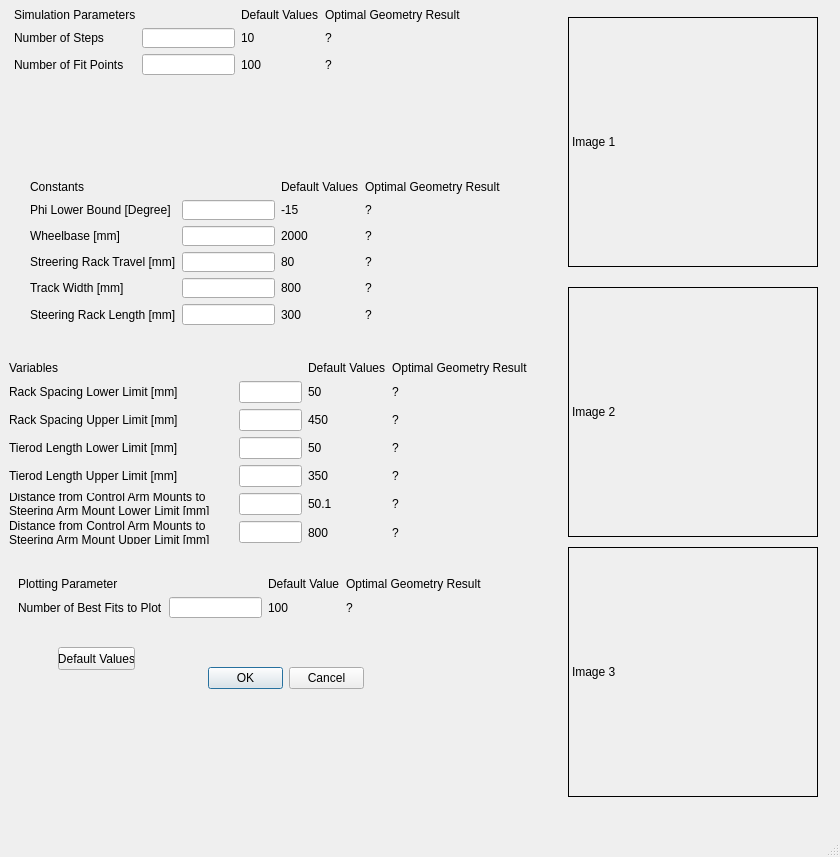
<?xml version="1.0" encoding="UTF-8"?>
<ui version="4.0">
 <class>MainWindow</class>
 <widget class="QMainWindow" name="MainWindow">
  <property name="geometry">
   <rect>
    <x>0</x>
    <y>0</y>
    <width>840</width>
    <height>857</height>
   </rect>
  </property>
  <property name="windowTitle">
   <string>MainWindow</string>
  </property>
  <widget class="QWidget" name="centralwidget">
   <widget class="QWidget" name="layoutWidget">
    <property name="geometry">
     <rect>
      <x>14</x>
      <y>8</y>
      <width>447</width>
      <height>67</height>
     </rect>
    </property>
    <layout class="QGridLayout" name="gridLayout">
     <item row="0" column="0">
      <widget class="QLabel" name="label_6">
       <property name="text">
        <string>Simulation Parameters</string>
       </property>
      </widget>
     </item>
     <item row="0" column="2">
      <widget class="QLabel" name="label_5">
       <property name="text">
        <string>Default Values</string>
       </property>
      </widget>
     </item>
     <item row="0" column="3">
      <widget class="QLabel" name="label_48">
       <property name="text">
        <string>Optimal Geometry Result</string>
       </property>
      </widget>
     </item>
     <item row="1" column="0">
      <widget class="QLabel" name="label">
       <property name="text">
        <string>Number of Steps</string>
       </property>
      </widget>
     </item>
     <item row="1" column="1">
      <widget class="QLineEdit" name="lineEdit_5">
       <property name="text">
        <string/>
       </property>
      </widget>
     </item>
     <item row="1" column="2">
      <widget class="QLabel" name="label_25">
       <property name="text">
        <string>10</string>
       </property>
      </widget>
     </item>
     <item row="1" column="3">
      <widget class="QLabel" name="label_46">
       <property name="text">
        <string>?</string>
       </property>
      </widget>
     </item>
     <item row="2" column="1">
      <widget class="QLineEdit" name="lineEdit_3">
       <property name="text">
        <string/>
       </property>
      </widget>
     </item>
     <item row="2" column="2">
      <widget class="QLabel" name="label_28">
       <property name="text">
        <string>100</string>
       </property>
      </widget>
     </item>
     <item row="2" column="3">
      <widget class="QLabel" name="label_47">
       <property name="text">
        <string>?</string>
       </property>
      </widget>
     </item>
     <item row="2" column="0">
      <widget class="QLabel" name="label_2">
       <property name="text">
        <string>Number of Fit Points</string>
       </property>
      </widget>
     </item>
    </layout>
   </widget>
   <widget class="QLabel" name="label_50">
    <property name="geometry">
     <rect>
      <x>568</x>
      <y>287</y>
      <width>250</width>
      <height>250</height>
     </rect>
    </property>
    <property name="frameShape">
     <enum>QFrame::Box</enum>
    </property>
    <property name="text">
     <string>Image 2</string>
    </property>
   </widget>
   <widget class="QDialogButtonBox" name="buttonBox">
    <property name="geometry">
     <rect>
      <x>208</x>
      <y>667</y>
      <width>156</width>
      <height>23</height>
     </rect>
    </property>
    <property name="orientation">
     <enum>Qt::Horizontal</enum>
    </property>
    <property name="standardButtons">
     <set>QDialogButtonBox::Cancel|QDialogButtonBox::Ok</set>
    </property>
   </widget>
   <widget class="QLabel" name="label_49">
    <property name="geometry">
     <rect>
      <x>568</x>
      <y>17</y>
      <width>250</width>
      <height>250</height>
     </rect>
    </property>
    <property name="frameShape">
     <enum>QFrame::Box</enum>
    </property>
    <property name="text">
     <string>Image 1</string>
    </property>
   </widget>
   <widget class="QWidget" name="layoutWidget_2">
    <property name="geometry">
     <rect>
      <x>9</x>
      <y>361</y>
      <width>519</width>
      <height>183</height>
     </rect>
    </property>
    <layout class="QGridLayout" name="gridLayout_4">
     <item row="0" column="0">
      <widget class="QLabel" name="label_20">
       <property name="text">
        <string>Variables</string>
       </property>
      </widget>
     </item>
     <item row="0" column="2">
      <widget class="QLabel" name="label_40">
       <property name="text">
        <string>Default Values</string>
       </property>
      </widget>
     </item>
     <item row="0" column="3">
      <widget class="QLabel" name="label_63">
       <property name="text">
        <string>Optimal Geometry Result</string>
       </property>
      </widget>
     </item>
     <item row="1" column="0">
      <widget class="QLabel" name="label_21">
       <property name="text">
        <string>Rack Spacing Lower Limit [mm]</string>
       </property>
      </widget>
     </item>
     <item row="1" column="1">
      <widget class="QLineEdit" name="lineEdit_17">
       <property name="text">
        <string/>
       </property>
      </widget>
     </item>
     <item row="1" column="2">
      <widget class="QLabel" name="label_41">
       <property name="text">
        <string>50</string>
       </property>
      </widget>
     </item>
     <item row="1" column="3">
      <widget class="QLabel" name="label_60">
       <property name="text">
        <string>?</string>
       </property>
      </widget>
     </item>
     <item row="2" column="0">
      <widget class="QLabel" name="label_22">
       <property name="text">
        <string>Rack Spacing Upper Limit [mm]</string>
       </property>
      </widget>
     </item>
     <item row="2" column="1">
      <widget class="QLineEdit" name="lineEdit_18">
       <property name="text">
        <string/>
       </property>
      </widget>
     </item>
     <item row="2" column="2">
      <widget class="QLabel" name="label_39">
       <property name="text">
        <string>450</string>
       </property>
      </widget>
     </item>
     <item row="2" column="3">
      <widget class="QLabel" name="label_62">
       <property name="text">
        <string>?</string>
       </property>
      </widget>
     </item>
     <item row="3" column="0">
      <widget class="QLabel" name="label_23">
       <property name="text">
        <string>Tierod Length Lower Limit [mm]</string>
       </property>
      </widget>
     </item>
     <item row="3" column="1">
      <widget class="QLineEdit" name="lineEdit_19">
       <property name="text">
        <string/>
       </property>
      </widget>
     </item>
     <item row="3" column="2">
      <widget class="QLabel" name="label_35">
       <property name="text">
        <string>50</string>
       </property>
      </widget>
     </item>
     <item row="3" column="3">
      <widget class="QLabel" name="label_61">
       <property name="text">
        <string>?</string>
       </property>
      </widget>
     </item>
     <item row="4" column="0">
      <widget class="QLabel" name="label_24">
       <property name="text">
        <string>Tierod Length Upper Limit [mm]</string>
       </property>
      </widget>
     </item>
     <item row="4" column="1">
      <widget class="QLineEdit" name="lineEdit_20">
       <property name="text">
        <string/>
       </property>
      </widget>
     </item>
     <item row="4" column="2">
      <widget class="QLabel" name="label_37">
       <property name="text">
        <string>350</string>
       </property>
      </widget>
     </item>
     <item row="4" column="3">
      <widget class="QLabel" name="label_59">
       <property name="text">
        <string>?</string>
       </property>
      </widget>
     </item>
     <item row="5" column="0">
      <widget class="QLabel" name="label_27">
       <property name="text">
        <string>Distance from Control Arm Mounts to Steering Arm Mount Lower Limit [mm]</string>
       </property>
       <property name="wordWrap">
        <bool>true</bool>
       </property>
      </widget>
     </item>
     <item row="5" column="1">
      <widget class="QLineEdit" name="lineEdit_22">
       <property name="text">
        <string/>
       </property>
      </widget>
     </item>
     <item row="5" column="2">
      <widget class="QLabel" name="label_36">
       <property name="text">
        <string>50.1</string>
       </property>
      </widget>
     </item>
     <item row="5" column="3">
      <widget class="QLabel" name="label_58">
       <property name="text">
        <string>?</string>
       </property>
      </widget>
     </item>
     <item row="6" column="0">
      <widget class="QLabel" name="label_26">
       <property name="text">
        <string>Distance from Control Arm Mounts to Steering Arm Mount Upper Limit [mm]</string>
       </property>
       <property name="wordWrap">
        <bool>true</bool>
       </property>
      </widget>
     </item>
     <item row="6" column="1">
      <widget class="QLineEdit" name="lineEdit_23">
       <property name="text">
        <string/>
       </property>
      </widget>
     </item>
     <item row="6" column="2">
      <widget class="QLabel" name="label_38">
       <property name="text">
        <string>800</string>
       </property>
      </widget>
     </item>
     <item row="6" column="3">
      <widget class="QLabel" name="label_64">
       <property name="text">
        <string>?</string>
       </property>
      </widget>
     </item>
    </layout>
   </widget>
   <widget class="QPushButton" name="pushButton">
    <property name="geometry">
     <rect>
      <x>58</x>
      <y>647</y>
      <width>77</width>
      <height>23</height>
     </rect>
    </property>
    <property name="text">
     <string>Default Values</string>
    </property>
   </widget>
   <widget class="QLabel" name="label_51">
    <property name="geometry">
     <rect>
      <x>568</x>
      <y>547</y>
      <width>250</width>
      <height>250</height>
     </rect>
    </property>
    <property name="frameShape">
     <enum>QFrame::Box</enum>
    </property>
    <property name="text">
     <string>Image 3</string>
    </property>
   </widget>
   <widget class="QWidget" name="layoutWidget_3">
    <property name="geometry">
     <rect>
      <x>18</x>
      <y>577</y>
      <width>464</width>
      <height>41</height>
     </rect>
    </property>
    <layout class="QGridLayout" name="gridLayout_3">
     <item row="0" column="0">
      <widget class="QLabel" name="label_43">
       <property name="text">
        <string>Plotting Parameter</string>
       </property>
      </widget>
     </item>
     <item row="0" column="2">
      <widget class="QLabel" name="label_42">
       <property name="text">
        <string>Default Value</string>
       </property>
      </widget>
     </item>
     <item row="0" column="3">
      <widget class="QLabel" name="label_65">
       <property name="text">
        <string>Optimal Geometry Result</string>
       </property>
      </widget>
     </item>
     <item row="1" column="0">
      <widget class="QLabel" name="label_45">
       <property name="text">
        <string>Number of Best Fits to Plot</string>
       </property>
      </widget>
     </item>
     <item row="1" column="1">
      <widget class="QLineEdit" name="lineEdit_21">
       <property name="text">
        <string/>
       </property>
      </widget>
     </item>
     <item row="1" column="2">
      <widget class="QLabel" name="label_44">
       <property name="text">
        <string>100</string>
       </property>
      </widget>
     </item>
     <item row="1" column="3">
      <widget class="QLabel" name="label_66">
       <property name="text">
        <string>?</string>
       </property>
      </widget>
     </item>
    </layout>
   </widget>
   <widget class="QWidget" name="layoutWidget_4">
    <property name="geometry">
     <rect>
      <x>30</x>
      <y>180</y>
      <width>471</width>
      <height>145</height>
     </rect>
    </property>
    <layout class="QGridLayout" name="gridLayout_2">
     <item row="0" column="0">
      <widget class="QLabel" name="label_7">
       <property name="text">
        <string>Constants</string>
       </property>
      </widget>
     </item>
     <item row="0" column="2">
      <widget class="QLabel" name="label_29">
       <property name="text">
        <string>Default Values</string>
       </property>
      </widget>
     </item>
     <item row="0" column="3">
      <widget class="QLabel" name="label_54">
       <property name="text">
        <string>Optimal Geometry Result</string>
       </property>
      </widget>
     </item>
     <item row="1" column="0">
      <widget class="QLabel" name="label_12">
       <property name="text">
        <string>Phi Lower Bound [Degree]</string>
       </property>
      </widget>
     </item>
     <item row="1" column="1">
      <widget class="QLineEdit" name="lineEdit_6">
       <property name="text">
        <string/>
       </property>
      </widget>
     </item>
     <item row="1" column="2">
      <widget class="QLabel" name="label_30">
       <property name="text">
        <string>-15</string>
       </property>
      </widget>
     </item>
     <item row="1" column="3">
      <widget class="QLabel" name="label_53">
       <property name="text">
        <string>?</string>
       </property>
      </widget>
     </item>
     <item row="2" column="0">
      <widget class="QLabel" name="label_8">
       <property name="text">
        <string>Wheelbase [mm]</string>
       </property>
      </widget>
     </item>
     <item row="2" column="1">
      <widget class="QLineEdit" name="lineEdit_7">
       <property name="text">
        <string/>
       </property>
      </widget>
     </item>
     <item row="2" column="2">
      <widget class="QLabel" name="label_31">
       <property name="text">
        <string>2000</string>
       </property>
      </widget>
     </item>
     <item row="2" column="3">
      <widget class="QLabel" name="label_52">
       <property name="text">
        <string>?</string>
       </property>
      </widget>
     </item>
     <item row="3" column="0">
      <widget class="QLabel" name="label_9">
       <property name="text">
        <string>Streering Rack Travel [mm]</string>
       </property>
      </widget>
     </item>
     <item row="3" column="1">
      <widget class="QLineEdit" name="lineEdit_8">
       <property name="text">
        <string/>
       </property>
      </widget>
     </item>
     <item row="3" column="2">
      <widget class="QLabel" name="label_32">
       <property name="text">
        <string>80</string>
       </property>
      </widget>
     </item>
     <item row="3" column="3">
      <widget class="QLabel" name="label_55">
       <property name="text">
        <string>?</string>
       </property>
      </widget>
     </item>
     <item row="4" column="0">
      <widget class="QLabel" name="label_10">
       <property name="text">
        <string>Track Width [mm]</string>
       </property>
      </widget>
     </item>
     <item row="4" column="1">
      <widget class="QLineEdit" name="lineEdit_9">
       <property name="text">
        <string/>
       </property>
      </widget>
     </item>
     <item row="4" column="2">
      <widget class="QLabel" name="label_34">
       <property name="text">
        <string>800</string>
       </property>
      </widget>
     </item>
     <item row="4" column="3">
      <widget class="QLabel" name="label_56">
       <property name="text">
        <string>?</string>
       </property>
      </widget>
     </item>
     <item row="5" column="0">
      <widget class="QLabel" name="label_11">
       <property name="text">
        <string>Steering Rack Length [mm]</string>
       </property>
      </widget>
     </item>
     <item row="5" column="1">
      <widget class="QLineEdit" name="lineEdit_10">
       <property name="text">
        <string/>
       </property>
      </widget>
     </item>
     <item row="5" column="2">
      <widget class="QLabel" name="label_33">
       <property name="text">
        <string>300</string>
       </property>
      </widget>
     </item>
     <item row="5" column="3">
      <widget class="QLabel" name="label_57">
       <property name="text">
        <string>?</string>
       </property>
      </widget>
     </item>
    </layout>
   </widget>
  </widget>
  <widget class="QMenuBar" name="menubar">
   <property name="geometry">
    <rect>
     <x>0</x>
     <y>0</y>
     <width>840</width>
     <height>21</height>
    </rect>
   </property>
  </widget>
  <widget class="QStatusBar" name="statusbar"/>
 </widget>
 <resources/>
 <connections/>
</ui>
